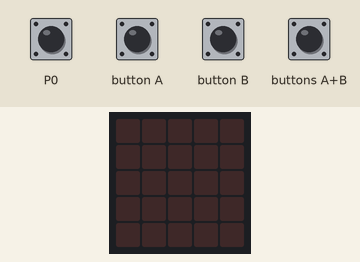
Recording of a program running on a simulated BBC micro:bit (MakeCode). On the bench: the board's 5×5 LED display. The test bench sets the inputs (shaded band). Random numbers come from a fixed seed.

Above: at 1.2 s.
1.3 s: button A pressed for 0.15 s
At 2.0 s:
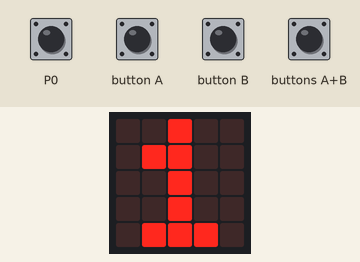
3.7 s: buttons A+B pressed for 0.15 s
At 5.0 s:
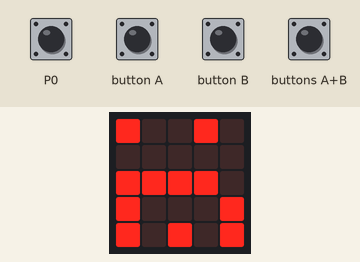
5.3 s: button A pressed for 0.15 s
At 6.0 s:
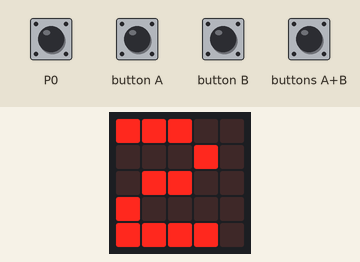
7.7 s: buttons A+B pressed for 1 s
At 9.3 s:
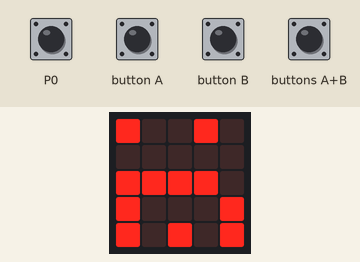
10.2 s: button B pressed for 0.15 s
At 12.4 s:
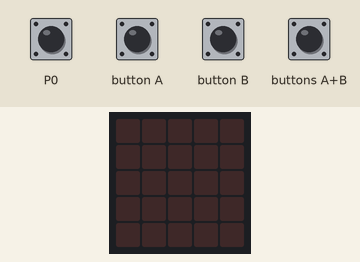
Timing chart, 0 to 13.6 s (numbered marks = the images above; inputs shaded):
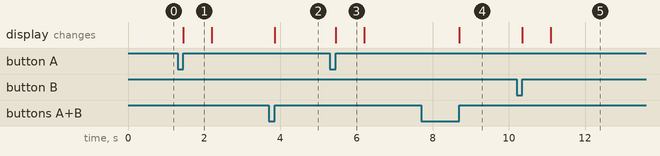

The program:

main.ts
```typescript
function isInputValid (numberOfDigits: number, numbersOfLetters: number) {
    isValid = true
    if (numberOfDigits < 2 || numbersOfLetters < 4 || numberOfDigits + numbersOfLetters < 8) {
        isValid = false
    }
    return isValid
}
input.onPinPressed(TouchPin.P0, function () {
    digits = 0
    letters = 0
})
function getRandomLetter () {
    if (Math.randomBoolean()) {
        return String.fromCharCode(randint(65, 90))
    } else {
        return String.fromCharCode(randint(97, 122))
    }
}
input.onButtonPressed(Button.A, function () {
    letters += 1
    basic.showString("" + (letters))
    basic.clearScreen()
})
function getRandomNumber () {
    if (true) {
        return String.fromCharCode(randint(48, 57))
    }
}
input.onButtonPressed(Button.AB, function () {
    if (isInputValid(digits, letters)) {
        for (let index = 0; index < letters; index++) {
            basic.showString("" + (getRandomLetter()))
        }
        for (let index = 0; index < letters; index++) {
            basic.showString("" + (getRandomNumber()))
        }
    } else {
        basic.showLeds(`
            # . . # .
            . . . . .
            # # # # .
            # . . . #
            # . # . #
            `)
    }
})
input.onButtonPressed(Button.B, function () {
    digits += 1
    basic.showString("" + (digits))
    basic.clearScreen()
})
let isValid = false
let letters = 0
let digits = 0
digits = 0
letters = 0
```

test.ts
```typescript
// tests gaan hier; deze zal niet worden gecompileerd wanneer dit pakket wordt gebruikt als extensie.
```

Measured:
- after the input at 1.3 s, the display: changes after 0.15 s (image 1)
- after the input at 3.7 s, the display: changes after 0.15 s (image 2)
- after the input at 5.3 s, the display: changes after 0.15 s (image 3)
- after the input at 7.7 s, the display: changes after 1.0 s (image 4)
- after the input at 10.2 s, the display: first changes after 0.15 s (image 5 shows a later state)
- what the display in image 1 shows lasts 0.7 s, from 1.5 s to 2.2 s
